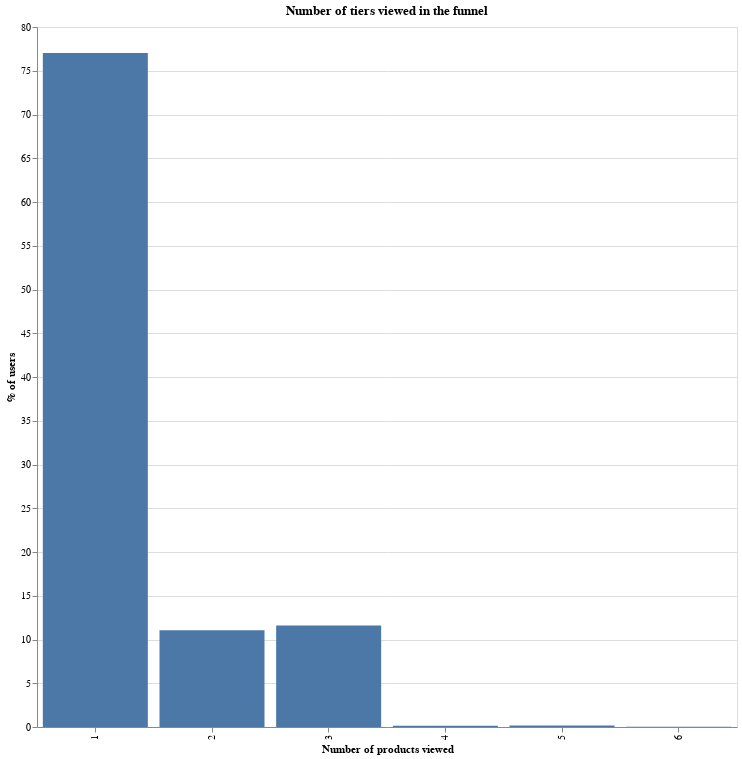

The notebook cell saved with this chart:
### Markdown cell above
It's bad news that almost 70% of our customers start with the Standard product. Ideally, we want our users to explore the premium products. The next question is how often they view another product! It shows the % of users that looked at 1,2,3 etc. different tiers. 

- 77% of users only look at a single tier. 
- 11% look at 2/3 tiers respectively.

### Code cell
# how often do users look at multiple products?
df = pd.read_csv("product_selection_ksp.csv")

df = df.loc[df["se_action"] == "product_selection.tab_click", :]

df["collector_tstamp"] = pd.to_datetime(df["collector_tstamp"])
# keep only days since 10th of june when tracking on the first product selected was implemented.
df = df.loc[df["collector_tstamp"] >= "2020-06-10", :]

df = df.groupby("id")["se_label"].agg("nunique").reset_index()
df = df.groupby("se_label")["id"].agg("nunique").reset_index()

df["perc"] = 100 * df["id"] / sum(df["id"])

alt.Chart(df).mark_bar().encode(
    x=alt.X("se_label:N", axis=alt.Axis(title="Number of products viewed")),
    y=alt.Y("perc:Q", axis=alt.Axis(title="% of users")),
).properties(width=700, height=700, title="Number of tiers viewed in the funnel")

### Figure 1 — Vega-Lite specification as saved in the notebook (floating-point values rounded to 4 significant figures)
{"config": {"view": {"continuousWidth": 400, "continuousHeight": 300}}, "data": {"name": "data-96cce415148b113bf22319d527afde19"}, "mark": "bar", "encoding": {"x": {"type": "nominal", "axis": {"title": "Number of products viewed"}, "field": "se_label"}, "y": {"type": "quantitative", "axis": {"title": "% of users"}, "field": "perc"}}, "height": 700, "title": "Number of tiers viewed in the funnel", "width": 700, "$schema": "https://vega.github.io/schema/vega-lite/v4.0.2.json", "datasets": {"data-96cce415148b113bf22319d527afde19": [{"se_label": 1, "id": 9547, "perc": 77.02}, {"se_label": 2, "id": 1371, "perc": 11.06}, {"se_label": 3, "id": 1438, "perc": 11.6}, {"se_label": 4, "id": 18, "perc": 0.1452}, {"se_label": 5, "id": 20, "perc": 0.1613}, {"se_label": 6, "id": 2, "perc": 0.01613}]}}
